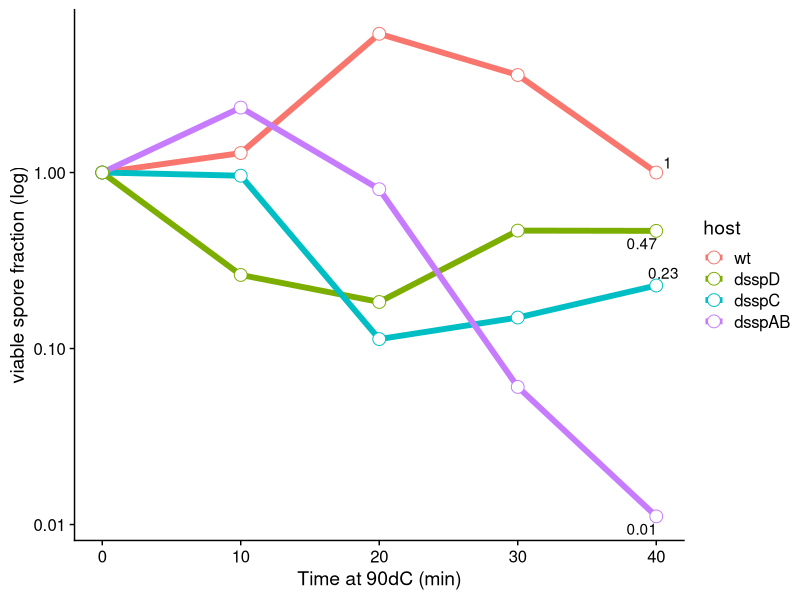
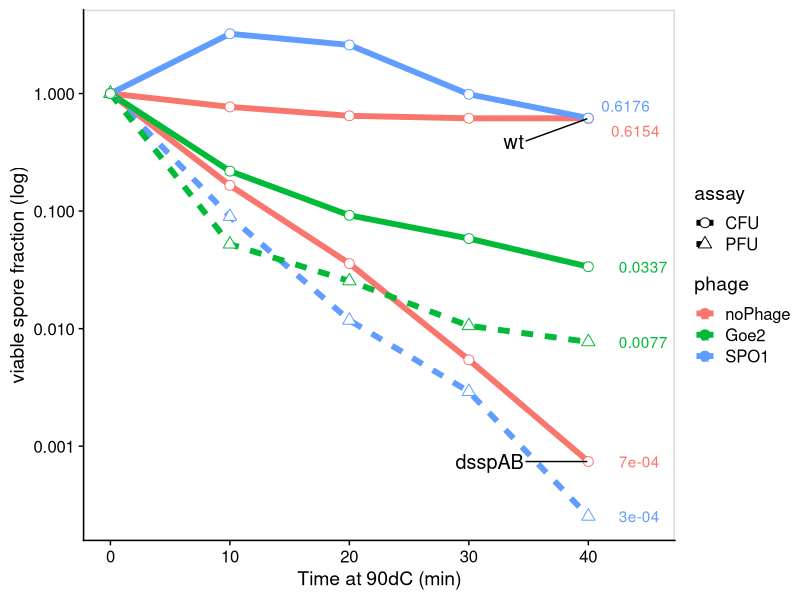
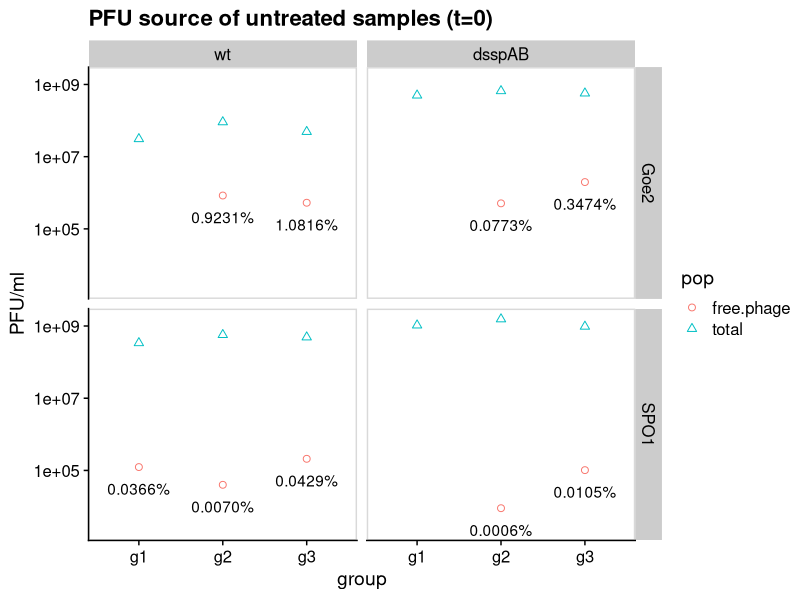
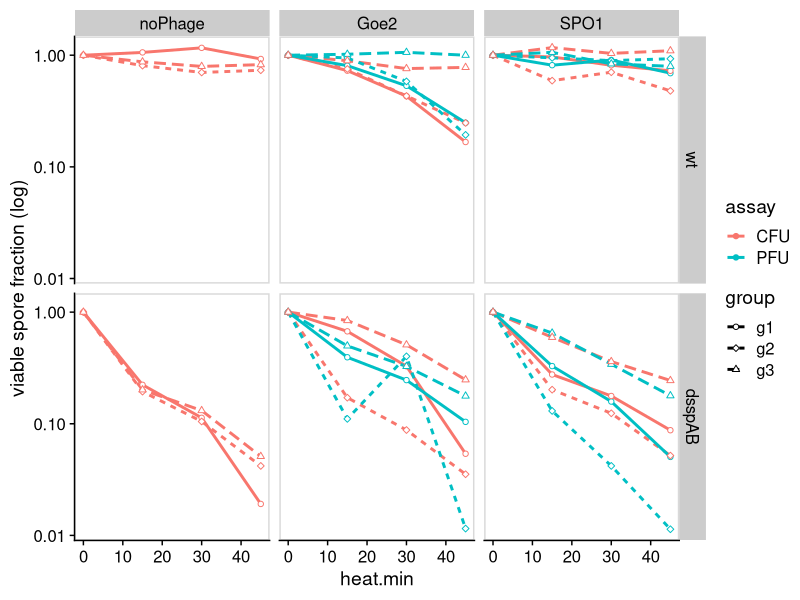
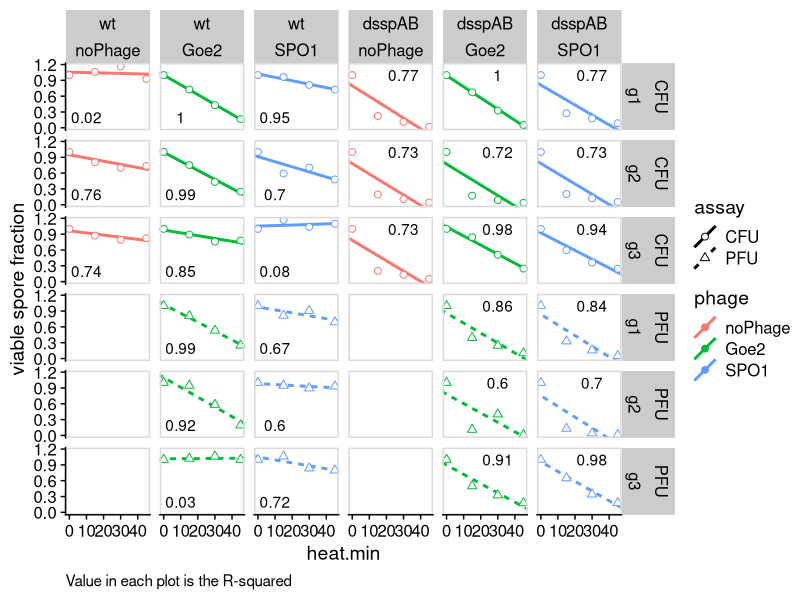
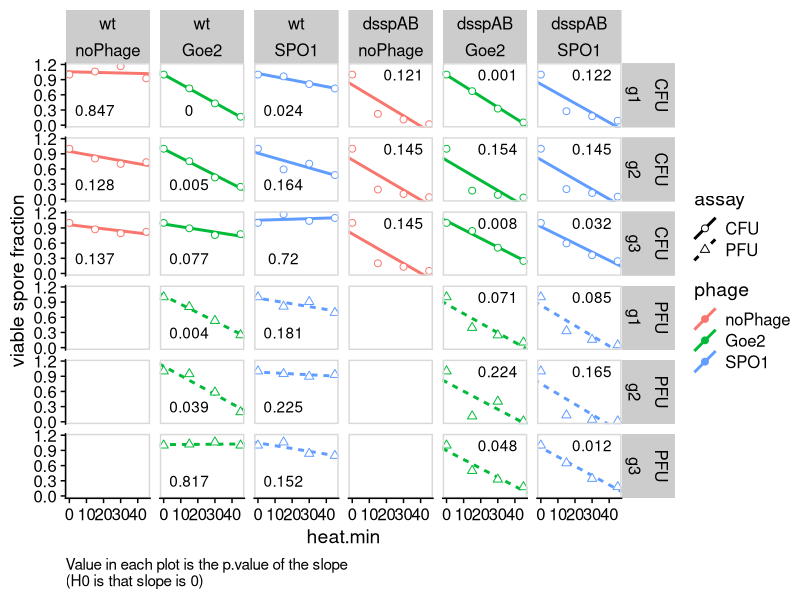
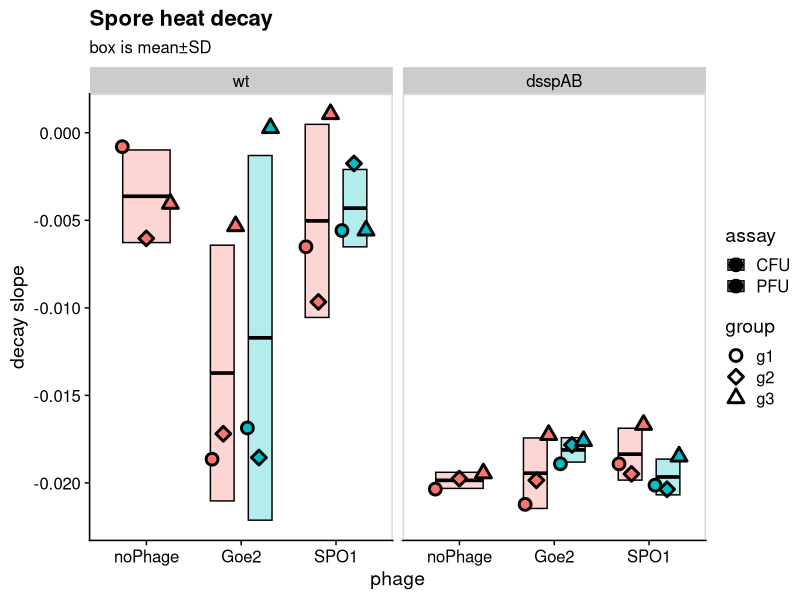
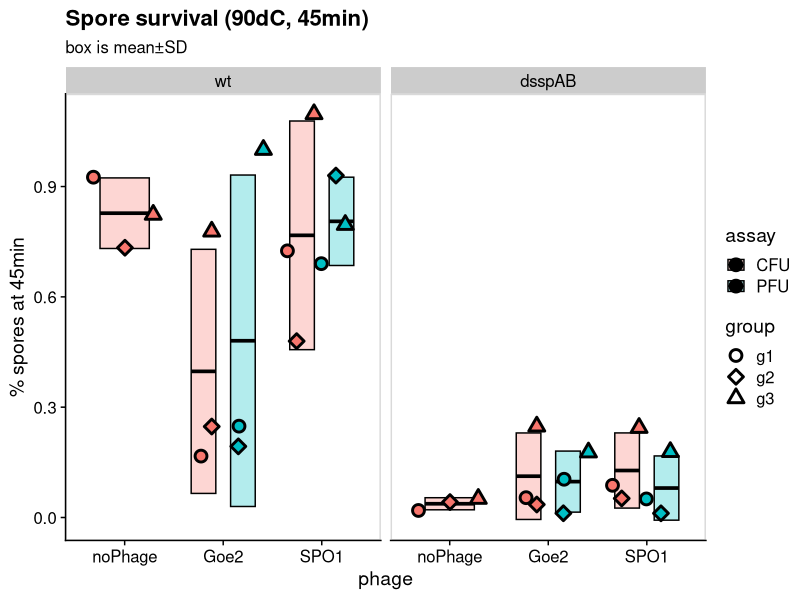

Reproduce these figures in R, in order.
## ---- chunk 1
library(tidyverse, quietly = T)
library(broom)
library(cowplot, quietly = T)
library(here)
library(ggrepel)
library(scales)
# set_here("../")
knitr::opts_chunk$set(fig.width=10, fig.height=7,fig.align="center")
## ---- chunk 2
d <- read_csv(here("data","ssp_data.csv"))%>%
  mutate(group=str_replace(group, "group.","g"))
## ---- chunk 3
d%>%
  mutate(host=fct_rev(host))%>%
  filter(!filter)%>%
  filter(date==20200118)%>%
  #there are 4 rows with data marked as "TMC" (=Too Many to Count) 
  # these are coerced into NA
  mutate(counts=as.numeric(counts ))%>%
  mutate(no.ml = counts/(dilution*ml.plated))%>%
  # group_by(host)%>%
  mutate(perc = no.ml/no.ml[heat.min==0])%>%
  ggplot(aes(x=heat.min, y=perc))+
    # geom_smooth(aes(color=host),method = "lm", se=F, size=2)+
    geom_line(aes(color=host), size=2)+
    geom_point(aes(color=host),size=4, shape=21, fill="white")+
    geom_text_repel(data=.%>%filter(heat.min>35),aes(label=perc%>%round(digits = 2)))+
  scale_y_log10()+
  theme_cowplot()+
  ylab("viable spore fraction (log)")+
  xlab("Time at 90dC (min)")
## ---- chunk 4
d%>%
  mutate(phage=fct_relevel(phage,c("noPhage","Goe2", "SPO1")))%>%
  mutate(host=fct_rev(host))%>%
  filter(host=="wt"|host=="dsspAB")%>%
  filter(date!=20200118)%>%
  filter(!filter)%>%
  filter(group=="preliminary")%>%
  #there are 4 rows with data marked as "TMC" (=Too Many to Count) 
  # these are coerced into NA
  mutate(counts=as.numeric(counts ))%>%
  mutate(no.ml = counts/(dilution*ml.plated))%>%
  group_by(host,phage,assay, date)%>%
  mutate(perc = no.ml/no.ml[heat.min==0])%>%
  ggplot(aes(x=heat.min, y=perc))+
    geom_line(aes(group=interaction(date,assay, host),color=phage, linetype=assay), size=2)+
    geom_point(aes(group=interaction(date,assay, host),color=phage, shape=assay), size=3, fill="white")+
  scale_y_log10()+
  scale_shape_manual(values = c(21,24))+
      geom_text_repel(data=.%>%filter(heat.min>35),aes(x=heat.min+2,label=perc%>%round(digits = 4),color=phage), xlim = c(40, NA) )+
    geom_text_repel(data=.%>%filter(heat.min>35 & phage=="noPhage"),aes(label=host),size=5,xlim = c(NA,35), ylim = c(NA,log10(0.5)))+
  theme_cowplot()+
  panel_border()+
  ylab("viable spore fraction (log)")+
  xlab("Time at 90dC (min)")+
  xlim(0,45)
## ---- chunk 5
d%>%
  mutate(phage=fct_relevel(phage,c("noPhage","Goe2", "SPO1")))%>%
  mutate(host=fct_rev(host))%>%
  filter(host=="wt"|host=="dsspAB")%>%
  filter(group!="preliminary")%>%
  filter(heat.min==0)%>%
  filter(assay=="PFU")%>%
  #there are 4 rows with data marked as "TMC" (=Too Many to Count) 
  # these are coerced into NA
  mutate(counts=as.numeric(counts))%>%
  mutate(no.ml = counts/(dilution*ml.plated))%>%
  pivot_wider(id_cols = c("host","phage","group"), names_from="filter", values_from="no.ml")%>%
  rename(free.phage=`TRUE`, total=`FALSE`)%>%
    mutate(perc.free=percent(free.phage/total))%>%
  ggplot(aes(x=group))+
  geom_point(data = .%>%pivot_longer(c("total", "free.phage"),names_to="pop" , values_to="PFU.ml"), aes(y=PFU.ml, color=pop, shape=pop),size=2)+
  geom_text(aes(label=perc.free, y=free.phage/4))+
  scale_y_log10()+
  facet_grid(phage~host)+
  theme_cowplot()+
  scale_shape_manual(values = c(21,24))+
  panel_border()+
  ylab("PFU/ml")+
  ggtitle("PFU source of untreated samples (t=0)")
## ---- chunk 6
d%>%
  mutate(phage=fct_relevel(phage,c("noPhage","Goe2", "SPO1")))%>%
  mutate(host=fct_rev(host))%>%
  filter(host=="wt"|host=="dsspAB")%>%
  filter(!filter)%>%
  filter(group!="preliminary")%>%
  #there are 4 rows with data marked as "TMC" (=Too Many to Count) 
  # these are coerced into NA
  mutate(counts=as.numeric(counts ))%>%
  mutate(no.ml = counts/(dilution*ml.plated))%>%
  group_by(host,phage,assay, group)%>%
  mutate(perc = no.ml/no.ml[heat.min==0])%>%
  ggplot(aes(x=heat.min, y=perc))+
    geom_line(aes(color=assay, linetype=group),size=1)+
    geom_point(aes(color=assay, shape=group), size=1.5, fill="white")+
  scale_y_log10()+
  scale_shape_manual(values = c(21,23,24))+
    facet_grid(host~phage)+
  theme_cowplot()+
  panel_border()+
  ylab("viable spore fraction (log)")
## ---- chunk 7
d.lm <- 
d%>%
  mutate(phage=fct_relevel(phage,c("noPhage","Goe2", "SPO1")))%>%
  mutate(host=fct_rev(host))%>%
  filter(host=="wt"|host=="dsspAB")%>%
  filter(!filter)%>%
  filter(group!="preliminary")%>%
  #there are 4 rows with data marked as "TMC" (=Too Many to Count) 
  # these are coerced into NA
  mutate(counts=as.numeric(counts ))%>%
  mutate(no.ml = counts/(dilution*ml.plated))%>%
  group_by(host,phage,assay, group)%>%
  mutate(perc = no.ml/no.ml[heat.min==0])

d.lm.fit <- 
  d.lm%>%
   do(glance(lm(perc~heat.min,.)))
# values returned by glance:
# r.squared: The percent of variance explained by the model
# adj.r.squared: r.squared adjusted based on the degrees of freedom
# sigma: The square root of the estimated residual variance
# statistic: F-statistic
# p.value: p-value from the F test, describing whether the full regression is significant
# df: Degrees of freedom used by the coefficients
# logLik: the data's log-likelihood under the model
# AIC: the Akaike Information Criterion
# BIC: the Bayesian Information Criterion
# deviance: deviance
# df.residual: residual degrees of freedom

d.lm <- 
  d.lm%>%
   do(tidy(lm(perc~heat.min,.)))
 
  d.lm.estimates <- 
    d.lm%>%
    select(host,phage,assay,group,term,estimate)%>%
    pivot_wider(names_from = term, values_from = estimate)%>%
    rename(slope=heat.min, intercept=`(Intercept)`)
  
  
  d.slopes <- 
    filter(d.lm,term=="heat.min")
  
  d.lm
## ---- chunk 8
d%>%
  mutate(phage=fct_relevel(phage,c("noPhage","Goe2", "SPO1")))%>%
  mutate(host=fct_rev(host))%>%
  filter(host=="wt"|host=="dsspAB")%>%
  filter(!filter)%>%
  filter(group!="preliminary")%>%
  #there are 4 rows with data marked as "TMC" (=Too Many to Count) 
  # these are coerced into NA
  mutate(counts=as.numeric(counts ))%>%
  mutate(no.ml = counts/(dilution*ml.plated))%>%
  group_by(host,phage,assay, group)%>%
  mutate(perc = no.ml/no.ml[heat.min==0])%>%
  ggplot(aes(x=heat.min, y=perc))+
    geom_abline(data=d.lm.estimates,
                aes(slope=slope, intercept=intercept,
                    color=phage, linetype=assay),size=1)+
    geom_point(aes(color=phage, shape=assay), size=2, fill="white")+
    geom_text(data=d.lm.fit%>%
                  mutate(xr2=ifelse(host=="wt",10,30))%>%
                  mutate(yr2=ifelse(host=="wt",0.2,1)),
  aes(label=round(r.squared,2), x=xr2, y=yr2))+
  scale_shape_manual(values = c(21,24))+
    facet_grid(assay+group~host+phage)+
  theme_cowplot()+
  panel_border()+
  ylab("viable spore fraction")+
  labs(caption = "Value in each plot is the R-squared")+
  theme(plot.caption = element_text(hjust = 0))
## ---- chunk 9
d%>%
  mutate(phage=fct_relevel(phage,c("noPhage","Goe2", "SPO1")))%>%
  mutate(host=fct_rev(host))%>%
  filter(host=="wt"|host=="dsspAB")%>%
  filter(!filter)%>%
  filter(group!="preliminary")%>%
  #there are 4 rows with data marked as "TMC" (=Too Many to Count) 
  # these are coerced into NA
  mutate(counts=as.numeric(counts ))%>%
  mutate(no.ml = counts/(dilution*ml.plated))%>%
  group_by(host,phage,assay, group)%>%
  mutate(perc = no.ml/no.ml[heat.min==0])%>%
  ggplot(aes(x=heat.min, y=perc))+
    geom_abline(data=d.lm.estimates,
                aes(slope=slope, intercept=intercept,
                    color=phage, linetype=assay),size=1)+
    geom_point(aes(color=phage, shape=assay), size=2, fill="white")+
    geom_text(data=d.lm%>%
                filter(term=="heat.min")%>%
                  mutate(xr2=ifelse(host=="wt",15,30))%>%
                  mutate(yr2=ifelse(host=="wt",0.3,1)),
  aes(label=round(p.value,3), x=xr2, y=yr2))+
  scale_shape_manual(values = c(21,24))+
    facet_grid(assay+group~host+phage)+
  theme_cowplot()+
  panel_border()+
  ylab("viable spore fraction")+
  labs(caption = "Value in each plot is the p.value of the slope\n(H0 is that slope is 0)")+
  theme(plot.caption = element_text(hjust = 0))
## ---- chunk 10

sum.slopes <- 
d.slopes%>%
  group_by(host, phage,assay)%>%
  summarise(slope=mean(estimate), ymin=slope-sd(estimate), ymax=slope+sd(estimate))%>%
  rename(estimate=slope)

d.slopes%>%
  ggplot(aes(x=phage, y=estimate))+
  geom_crossbar(data=sum.slopes, aes(ymin=ymin, ymax=ymax, fill=assay),alpha=.3, position = position_dodge(width=.8), width=.5)+
  geom_point(aes(fill=assay, shape=group),size=3, stroke=1.5,position = position_jitterdodge(jitter.width = 0.01,jitter.height = 0))+
  scale_shape_manual(values = c(21,23,24))+
  theme_cowplot()+
  panel_border()+
  facet_wrap(~host,nrow = 1)+
  ylab("decay slope")+
  ggtitle("Spore heat decay","box is mean±SD")
  
## ---- chunk 11
  aov(estimate~phage+host+assay+group, d.slopes)$call%>%
  print()

  aov(estimate~phage+host+assay+group, d.slopes)%>%
  summary(.)
## ---- chunk 12
d.slopes%>%
  filter(host=="wt")%>%
{pairwise.t.test(.$estimate,.$group, p.adjust.method = "BH")}
## ---- chunk 13
d.slopes%>%
  filter(host!="wt")%>%
{pairwise.t.test(.$estimate,.$group, p.adjust.method = "BH")}
## ---- chunk 14

  d%>%
  mutate(phage=fct_relevel(phage,c("noPhage","Goe2", "SPO1")))%>%
  mutate(host=fct_rev(host))%>%
  filter(host=="wt"|host=="dsspAB")%>%
  filter(!filter)%>%
  filter(phage!="SPO1")%>%
  filter(group!="preliminary")%>%
    #add a variable of phage yes or no
  mutate(phage.treat=phage!="noPhage")%>%
  mutate(counts=as.numeric(counts ))%>%
  mutate(no.ml = counts/(dilution*ml.plated))%>%
  group_by(host,phage,assay, group)%>%
  mutate(suvival.perc = no.ml/no.ml[heat.min==0])%>%
  ungroup()%>%
  nlme::lme(suvival.perc ~ phage*host+assay,random=~1|group,data=.)%>%
  anova()
  
## ---- chunk 15
d.endpoint <-
d%>%
  mutate(phage=fct_relevel(phage,c("noPhage","Goe2", "SPO1")))%>%
  mutate(host=fct_rev(host))%>%
  filter(host=="wt"|host=="dsspAB")%>%
  filter(!filter)%>%
  filter(group!="preliminary")%>%
  mutate(counts=as.numeric(counts ))%>%
  mutate(no.ml = counts/(dilution*ml.plated))%>%
  group_by(host,phage,assay, group)%>%
  mutate(perc = no.ml/no.ml[heat.min==0])%>%
  filter(heat.min==45)

sum.endpoint <- 
d.endpoint%>%
  group_by(host, phage,assay)%>%
  summarise(mean=mean(perc), ymin=mean-sd(perc), ymax=mean+sd(perc))

d.endpoint%>%
  ggplot(aes(x=phage, y=perc))+
  geom_crossbar(data=sum.endpoint, aes(y=mean,ymin=ymin, ymax=ymax, fill=assay),alpha=.3, position = position_dodge(width=.8), width=.5)+
  geom_point(aes(fill=assay, shape=group),size=3,stroke=1.5,
             position = position_jitterdodge(jitter.width = 0.2,
                                            jitter.height = 0))+
  scale_shape_manual(values = c(21,23,24))+
  theme_cowplot()+
  panel_border()+
  facet_wrap(~host,nrow = 1)+
  ylab("% spores at 45min")+
  ggtitle("Spore survival (90dC, 45min)","box is mean±SD")

## ---- chunk 16
  aov(perc~phage+host+assay+group, d.endpoint)$call%>%
  print()

  aov(perc~phage+host+assay+group, d.endpoint)%>%
  summary(.)
## ---- chunk 17
d%>%
  mutate(phage=fct_relevel(phage,c("noPhage","Goe2", "SPO1")))%>%
  mutate(host=fct_rev(host))%>%
  filter(host=="wt"|host=="dsspAB")%>%
  filter(group!="preliminary")%>%
  filter(!filter)%>%
  filter(heat.min==0)%>%
  #there are 4 rows with data marked as "TMC" (=Too Many to Count) 
  # these are coerced into NA
  mutate(counts=as.numeric(counts))%>%
  mutate(no.ml = counts/(dilution*ml.plated))%>%
  pivot_wider(id_cols = c("host","phage","group"), names_from="assay", values_from="no.ml")%>%
  rename(viral.spore=PFU, host.spore=CFU)%>%
  mutate(total=viral.spore+host.spore)%>%
    mutate(perc.viral=percent(viral.spore/total))%>%
  mutate(total=ifelse(is.na(total),host.spore,total ))%>%
  ggplot(aes(x=group))+
  geom_point(data = .%>%pivot_longer(c("viral.spore", "host.spore", "total"),names_to="pop" , values_to="no.ml"), aes(y=no.ml, color=pop, shape=pop),size=3, fill="grey",alpha=0.5, stroke=2)+
  geom_text(aes(label=perc.viral), y=9.5)+
  scale_y_log10(limits=c(1e7,5e9))+
  facet_grid(host~phage)+
  scale_shape_manual(values = c(21,3,23))+
  theme_cowplot()+
  panel_border()+
  ylab("No./ml")+
  ggtitle("Spore Titers and %viral spores")

## ---- chunk 18
d%>%
  mutate(phage=fct_relevel(phage,c("noPhage","Goe2", "SPO1")))%>%
  mutate(host=fct_rev(host))%>%
  filter(host=="wt"|host=="dsspAB")%>%
  filter(group!="preliminary")%>%
  filter(!filter)%>%
  filter(heat.min==0)%>%
  mutate(counts=as.numeric(counts))%>%
  mutate(no.ml = counts/(dilution*ml.plated))%>%
  pivot_wider(id_cols = c("host","phage","group"), names_from="assay", values_from="no.ml")%>%
  rename(viral.spore=PFU, host.spore=CFU)%>%
  mutate(total=viral.spore+host.spore)%>%
    mutate(perc.viral=percent(viral.spore/total))%>%
  mutate(total=ifelse(is.na(total),host.spore,total ))%>%
  ggplot(aes(x=host, y=total))+
    geom_line(aes(group=group, color=group),alpha=0.5,size=1)+
  geom_point(aes(color=group, shape=group),size=3, fill="grey",alpha=0.5, stroke=2)+
  scale_y_log10(limits=c(1e8,3e9))+
  facet_grid(.~phage)+
  scale_shape_manual(values = c(21,23,24))+
  theme_cowplot()+
  panel_border()+
  ylab("PFU/ml")+
  ggtitle("Total Spore Titers (CFU+PFU)")

## ---- chunk 19
d%>%
  mutate(phage=fct_relevel(phage,c("noPhage","Goe2", "SPO1")))%>%
  mutate(host=fct_rev(host))%>%
  filter(host=="wt"|host=="dsspAB")%>%
  filter(group!="preliminary")%>%
  filter(!filter)%>%
  filter(heat.min==0)%>%
  mutate(counts=as.numeric(counts))%>%
  mutate(no.ml = counts/(dilution*ml.plated))%>%
  ggplot(aes(x=host, y=no.ml))+
    geom_line(aes(group=group, color=group),alpha=0.5,size=1)+
  geom_point(aes(color=group, shape=group),size=3, fill="grey",alpha=0.5, stroke=2)+
  scale_y_log10(limits=c(1e7,3e9))+
  facet_grid(assay~phage)+
  scale_shape_manual(values = c(21,23,24))+
  theme_cowplot()+
  panel_border()

## ---- chunk 20
d%>%
  mutate(phage=fct_relevel(phage,c("noPhage","Goe2", "SPO1")))%>%
  mutate(host=fct_rev(host))%>%
  filter(host=="wt"|host=="dsspAB")%>%
  filter(group!="preliminary")%>%
  filter(!filter)%>%
  filter(heat.min==0)%>%
  #there are 4 rows with data marked as "TMC" (=Too Many to Count) 
  # these are coerced into NA
  mutate(counts=as.numeric(counts))%>%
  mutate(no.ml = counts/(dilution*ml.plated))%>%
  pivot_wider(id_cols = c("host","phage","group"), names_from="assay", values_from="no.ml")%>%
  rename(viral.spore=PFU, host.spore=CFU)%>%
  mutate(total=viral.spore+host.spore)%>%
    mutate(perc.viral= viral.spore*100/total)%>%
  filter(phage!="noPhage")%>%
  ggplot(aes(x=host,y=perc.viral ))+
  geom_line(aes(group=group), size=1)+
  geom_point(size=3, fill="grey",alpha=0.5, stroke=2)+
  facet_grid(.~phage)+
  scale_shape_manual(values = c(21,3,23))+
  theme_cowplot()+
  panel_border()+
  ylab("Entrapment (% viral spores)")

## ---- chunk 21
d%>%
  mutate(phage=fct_relevel(phage,c("noPhage","Goe2", "SPO1")))%>%
  mutate(host=fct_rev(host))%>%
  filter(host=="wt"|host=="dsspAB")%>%
  filter(group!="preliminary")%>%
  filter(!filter)%>%
  filter(heat.min==0)%>%
  mutate(counts=as.numeric(counts))%>%
  mutate(no.ml = counts/(dilution*ml.plated))%>%
  aov(no.ml~phage+host+assay+group, data = .)%>%
  summary()
## ---- chunk 22
d%>%
  mutate(phage=fct_relevel(phage,c("noPhage","Goe2", "SPO1")))%>%
  mutate(host=fct_rev(host))%>%
  filter(host=="wt"|host=="dsspAB")%>%
  filter(group!="preliminary")%>%
  filter(!filter)%>%
  filter(heat.min==0)%>%
  mutate(counts=as.numeric(counts))%>%
  mutate(no.ml = counts/(dilution*ml.plated))%>%
  filter(host=="wt")%>%
{pairwise.t.test(.$no.ml,.$phage, p.adjust.method = "BH")}
## ---- chunk 23
d%>%
  mutate(phage=fct_relevel(phage,c("noPhage","Goe2", "SPO1")))%>%
  mutate(host=fct_rev(host))%>%
  filter(host=="wt"|host=="dsspAB")%>%
  filter(group!="preliminary")%>%
  filter(!filter)%>%
  filter(heat.min==0)%>%
  mutate(counts=as.numeric(counts))%>%
  mutate(no.ml = counts/(dilution*ml.plated))%>%
  filter(host!="wt")%>%
{pairwise.t.test(.$no.ml,.$phage, p.adjust.method = "BH")}
